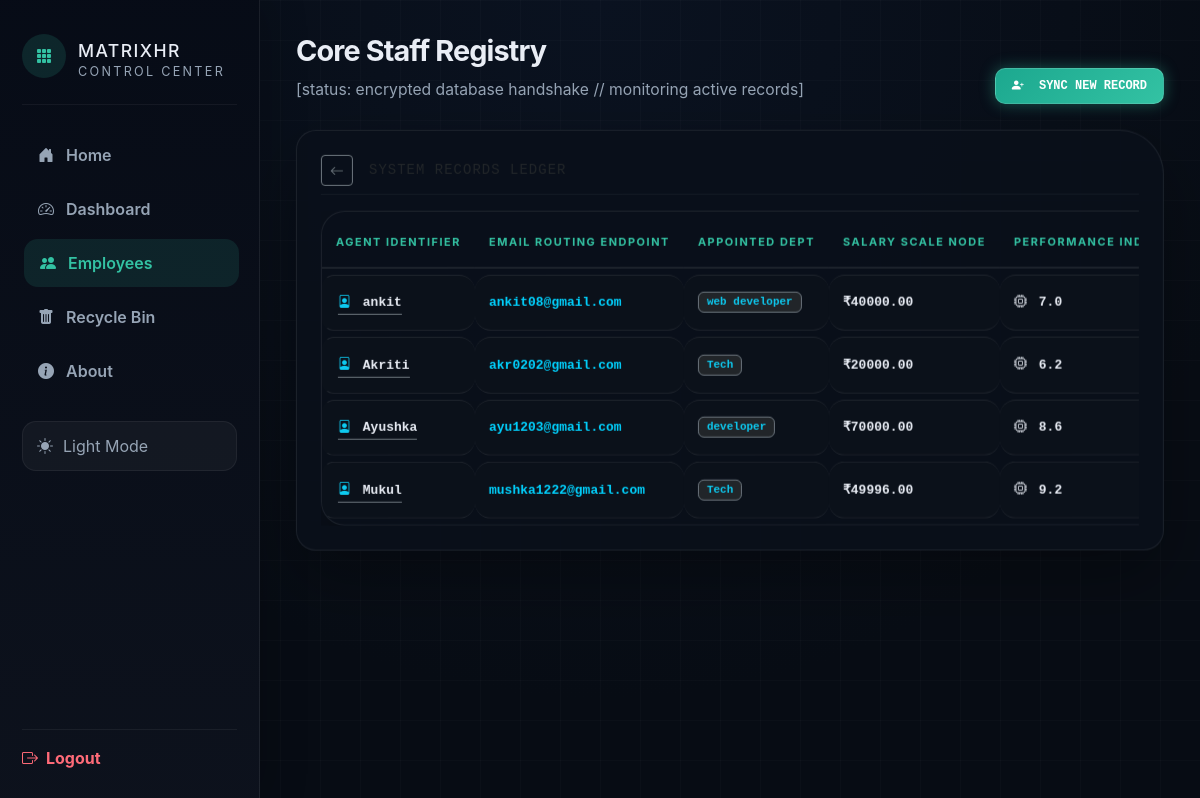
/employees/ (signed in), run on an earlier commit of the app's database.
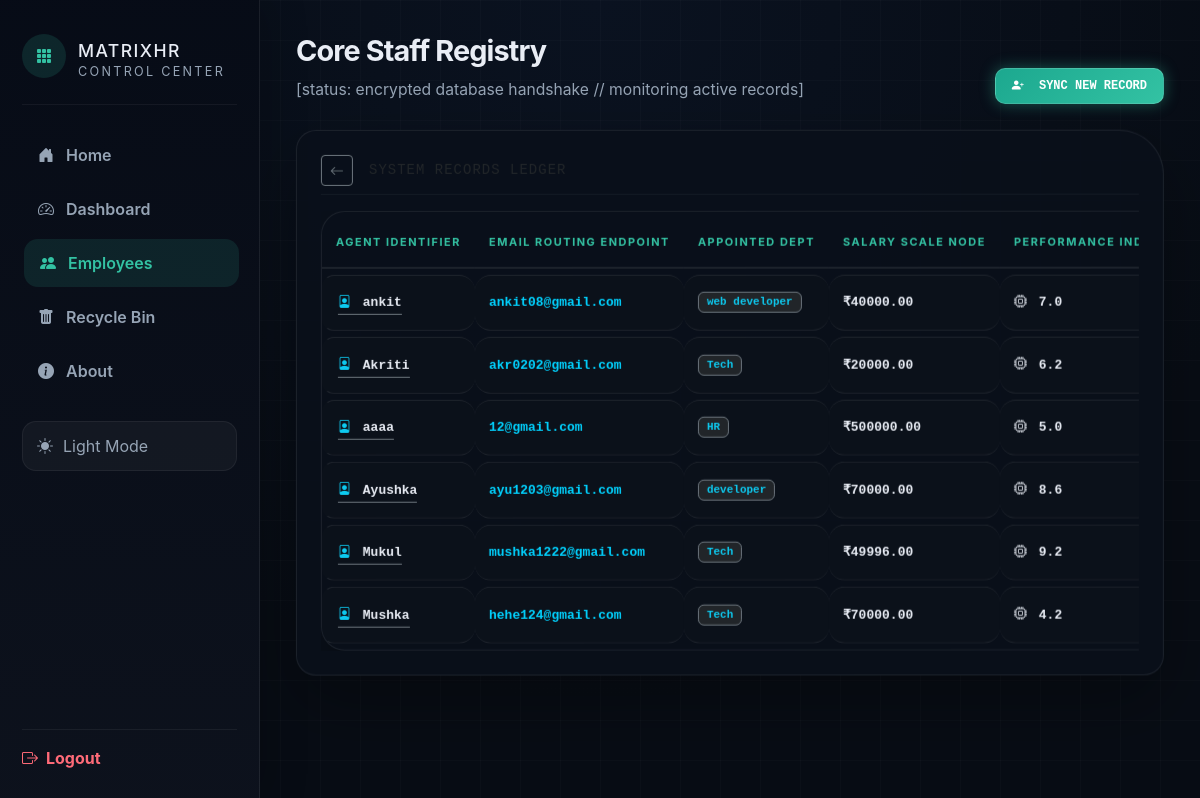
And on a later commit of the database.
### employees/models.py (models this page shows, shortened)
class Employee(models.Model):
    name = models.CharField(max_length=100)
    email = models.EmailField()
    department = models.CharField(max_length=100)
    salary = models.DecimalField(decimal_places=2, max_digits=10)
    performance_score = models.FloatField(default=5.0)
    attrition = models.BooleanField(default=False)
    is_deleted = models.BooleanField(default=False)
    profile_pic = models.ImageField(upload_to='profile_pics/', null=True, blank=True)

### employees/views.py (the view)
# urls.py: path('employees/', views.employee_list, name='employee_list'),
@login_required
def employee_list(request):
    try:
        employees = Employee.objects.filter(is_deleted=False).order_by('id')
    except Exception:
        employees = Employee.objects.filter(is_deleted=False)
    return render(request, 'employees/employee_list.html', {'employees': employees})

### employees/templates/employees/employee_list.html (shortened to what this page needs)
{% extends "employees/base.html" %}
{% block page_title %}Core Staff Registry{% endblock %}
{% block page_description %}<span class="theme-adaptive-muted">[status: encrypted database handshake // monitoring active records]</span>{% endblock %}
{% block header_actions %}
<div class="d-flex gap-2 align-items-center mt-2 mt-md-0" style="position: relative; z-index: 1020 !important;">
    <a href="{% url 'add_employee' %}" class="btn btn-highlight-sync px-3 py-2 text-uppercase font-monospace text-decoration-none">
       <i class="bi bi-person-plus-fill me-2"></i> Sync New Record
    </a>
</div>
{% endblock %}
{% block content %}
<div class="container-fluid px-0 main-hud-wrapper">
    <div class="card directory-card p-3 p-md-4 shadow-lg mb-4">
        <div class="d-flex justify-content-between align-items-center mb-3 pb-2 border-bottom border-secondary border-opacity-10">
            <div class="d-flex align-items-center">
                <a href="{% url 'dashboard' %}" class="btn btn-outline-secondary btn-sm me-3 border-opacity-50"><i class="bi bi-arrow-left"></i></a>
                <span class="text-uppercase font-monospace small theme-adaptive-muted" style="letter-spacing: 1px;">System Records Ledger</span>
            </div>
        </div>
        <div class="table-responsive" style="overflow-x: auto; -webkit-overflow-scrolling: touch;">
            <table class="table table-surface m-0">
                <thead>
                    <tr>
                        <th>Agent Identifier</th>
                        <th>Email Routing Endpoint</th>
                        <th>Appointed Dept</th>
                        <th>Salary Scale Node</th>
                        <th>Performance Index</th>
                    </tr>
                </thead>
                <tbody>
                    {% for emp in employees %}
                    <tr>
                        <td class="fw-bold">
                            <a href="{% url 'employee_profile' emp.pk %}" class="theme-adaptive-text text-decoration-none border-bottom border-secondary border-dashed pb-1">
                                <i class="bi bi-file-person text-info me-1"></i> {{ emp.name }}
                            </a>
                        </td>
                        <td><a href="mailto:{{ emp.email }}" class="email-telemetry-link">{{ emp.email }}</a></td>
                        <td><span class="badge bg-dark border border-secondary text-info px-2 py-1.5" style="font-size: 11px;">{{ emp.department }}</span></td>
                        <td class="text-success fw-semibold font-monospace">₹{{ emp.salary }}</td>
                        <td class="text-warning fw-bold"><i class="bi bi-cpu me-1"></i> {{ emp.performance_score|default:"0.0" }}</td>
                    </tr>
                    {% empty %}
                    <tr>
                        <td colspan="7" class="text-center text-muted py-5 font-monospace">[No operational agent nodes initialized inside core repository]</td>
                    </tr>
                    {% endfor %}
                </tbody>
            </table>
        </div>
    </div>
</div>
{% endblock %}

What changed in the data, as far as the page shows it:
now on this page (row edited): Employee: name "aaaa", email "12@gmail.com", department "HR", salary "500000.00", performance_score "5.0"
added Employee: name "Mushka", email "hehe124@gmail.com", department "Tech", salary "70000.00", performance_score "4.2"
